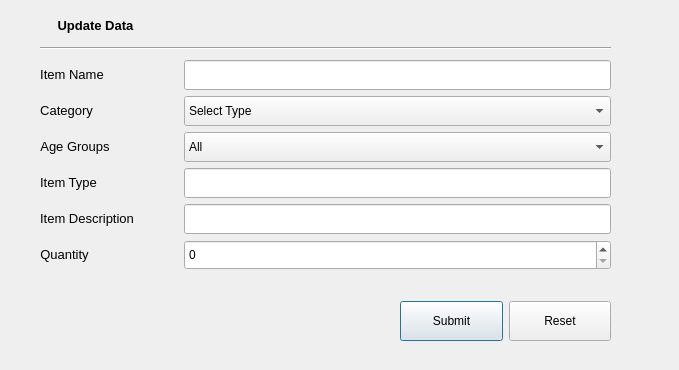
<?xml version="1.0" encoding="UTF-8"?>
<ui version="4.0">
 <class>UpdateSupplyDataPopup</class>
 <widget class="QDialog" name="UpdateSupplyDataPopup">
  <property name="geometry">
   <rect>
    <x>0</x>
    <y>0</y>
    <width>679</width>
    <height>370</height>
   </rect>
  </property>
  <property name="windowTitle">
   <string>Dialog</string>
  </property>
  <widget class="QWidget" name="layoutWidget">
   <property name="geometry">
    <rect>
     <x>40</x>
     <y>60</y>
     <width>571</width>
     <height>217</height>
    </rect>
   </property>
   <layout class="QFormLayout" name="formLayout">
    <property name="horizontalSpacing">
     <number>50</number>
    </property>
    <item row="0" column="0">
     <widget class="QLabel" name="label_item_name">
      <property name="minimumSize">
       <size>
        <width>0</width>
        <height>30</height>
       </size>
      </property>
      <property name="text">
       <string>&lt;html&gt;&lt;head/&gt;&lt;body&gt;&lt;p align=&quot;center&quot;&gt;&lt;span style=&quot; font-size:10pt;&quot;&gt;Item Name&lt;/span&gt;&lt;/p&gt;&lt;/body&gt;&lt;/html&gt;</string>
      </property>
     </widget>
    </item>
    <item row="0" column="1">
     <widget class="QLineEdit" name="lineEdit_item_name">
      <property name="minimumSize">
       <size>
        <width>0</width>
        <height>30</height>
       </size>
      </property>
     </widget>
    </item>
    <item row="1" column="0">
     <widget class="QLabel" name="label_category">
      <property name="minimumSize">
       <size>
        <width>0</width>
        <height>30</height>
       </size>
      </property>
      <property name="text">
       <string>&lt;html&gt;&lt;head/&gt;&lt;body&gt;&lt;p align=&quot;center&quot;&gt;&lt;span style=&quot; font-size:10pt;&quot;&gt;Category&lt;/span&gt;&lt;/p&gt;&lt;/body&gt;&lt;/html&gt;</string>
      </property>
     </widget>
    </item>
    <item row="1" column="1">
     <widget class="QComboBox" name="comboBox_category">
      <property name="minimumSize">
       <size>
        <width>0</width>
        <height>30</height>
       </size>
      </property>
      <item>
       <property name="text">
        <string>Select Type</string>
       </property>
      </item>
      <item>
       <property name="text">
        <string>Regular</string>
       </property>
      </item>
      <item>
       <property name="text">
        <string>Medical</string>
       </property>
      </item>
     </widget>
    </item>
    <item row="4" column="0">
     <widget class="QLabel" name="label_item_description">
      <property name="minimumSize">
       <size>
        <width>0</width>
        <height>30</height>
       </size>
      </property>
      <property name="text">
       <string>&lt;html&gt;&lt;head/&gt;&lt;body&gt;&lt;p align=&quot;center&quot;&gt;&lt;span style=&quot; font-size:10pt;&quot;&gt;Item Description&lt;/span&gt;&lt;/p&gt;&lt;/body&gt;&lt;/html&gt;</string>
      </property>
     </widget>
    </item>
    <item row="4" column="1">
     <widget class="QLineEdit" name="lineEdit_item_description">
      <property name="minimumSize">
       <size>
        <width>0</width>
        <height>30</height>
       </size>
      </property>
     </widget>
    </item>
    <item row="5" column="0">
     <widget class="QLabel" name="label_quantity">
      <property name="minimumSize">
       <size>
        <width>0</width>
        <height>30</height>
       </size>
      </property>
      <property name="text">
       <string>&lt;html&gt;&lt;head/&gt;&lt;body&gt;&lt;p align=&quot;center&quot;&gt;&lt;span style=&quot; font-size:10pt;&quot;&gt;Quantity&lt;/span&gt;&lt;/p&gt;&lt;/body&gt;&lt;/html&gt;</string>
      </property>
     </widget>
    </item>
    <item row="5" column="1">
     <widget class="QSpinBox" name="spinBox_quantity">
      <property name="minimumSize">
       <size>
        <width>0</width>
        <height>30</height>
       </size>
      </property>
      <property name="maximum">
       <number>1000</number>
      </property>
     </widget>
    </item>
    <item row="2" column="0">
     <widget class="QLabel" name="label_age_groups">
      <property name="minimumSize">
       <size>
        <width>0</width>
        <height>30</height>
       </size>
      </property>
      <property name="text">
       <string>&lt;html&gt;&lt;head/&gt;&lt;body&gt;&lt;p align=&quot;center&quot;&gt;&lt;span style=&quot; font-size:10pt;&quot;&gt;Age Groups&lt;/span&gt;&lt;/p&gt;&lt;/body&gt;&lt;/html&gt;</string>
      </property>
     </widget>
    </item>
    <item row="3" column="0">
     <widget class="QLabel" name="label_item_type">
      <property name="minimumSize">
       <size>
        <width>0</width>
        <height>30</height>
       </size>
      </property>
      <property name="text">
       <string>&lt;html&gt;&lt;head/&gt;&lt;body&gt;&lt;p align=&quot;center&quot;&gt;&lt;span style=&quot; font-size:10pt;&quot;&gt;Item Type&lt;/span&gt;&lt;/p&gt;&lt;/body&gt;&lt;/html&gt;</string>
      </property>
     </widget>
    </item>
    <item row="2" column="1">
     <widget class="QComboBox" name="comboBox_age_group">
      <property name="minimumSize">
       <size>
        <width>0</width>
        <height>30</height>
       </size>
      </property>
      <item>
       <property name="text">
        <string>All</string>
       </property>
      </item>
      <item>
       <property name="text">
        <string>Below 6</string>
       </property>
      </item>
      <item>
       <property name="text">
        <string>Below 15</string>
       </property>
      </item>
     </widget>
    </item>
    <item row="3" column="1">
     <widget class="QLineEdit" name="lineEdit_item_type">
      <property name="minimumSize">
       <size>
        <width>0</width>
        <height>30</height>
       </size>
      </property>
     </widget>
    </item>
   </layout>
  </widget>
  <widget class="QWidget" name="layoutWidget_2">
   <property name="geometry">
    <rect>
     <x>400</x>
     <y>300</y>
     <width>211</width>
     <height>42</height>
    </rect>
   </property>
   <layout class="QHBoxLayout" name="horizontalLayout">
    <item>
     <widget class="QPushButton" name="pushButton_submit">
      <property name="minimumSize">
       <size>
        <width>0</width>
        <height>40</height>
       </size>
      </property>
      <property name="text">
       <string>Submit</string>
      </property>
     </widget>
    </item>
    <item>
     <widget class="QPushButton" name="pushButton_reset">
      <property name="minimumSize">
       <size>
        <width>0</width>
        <height>40</height>
       </size>
      </property>
      <property name="text">
       <string>Reset</string>
      </property>
     </widget>
    </item>
   </layout>
  </widget>
  <widget class="QLabel" name="label_5">
   <property name="geometry">
    <rect>
     <x>30</x>
     <y>10</y>
     <width>131</width>
     <height>31</height>
    </rect>
   </property>
   <property name="text">
    <string>&lt;html&gt;&lt;head/&gt;&lt;body&gt;&lt;p align=&quot;center&quot;&gt;&lt;span style=&quot; font-size:10pt; font-weight:600;&quot;&gt;Update Data&lt;/span&gt;&lt;/p&gt;&lt;/body&gt;&lt;/html&gt;</string>
   </property>
  </widget>
  <widget class="Line" name="line">
   <property name="geometry">
    <rect>
     <x>40</x>
     <y>40</y>
     <width>571</width>
     <height>16</height>
    </rect>
   </property>
   <property name="orientation">
    <enum>Qt::Horizontal</enum>
   </property>
  </widget>
 </widget>
 <tabstops>
  <tabstop>lineEdit_item_name</tabstop>
  <tabstop>comboBox_category</tabstop>
  <tabstop>comboBox_age_group</tabstop>
  <tabstop>lineEdit_item_type</tabstop>
  <tabstop>lineEdit_item_description</tabstop>
  <tabstop>spinBox_quantity</tabstop>
  <tabstop>pushButton_submit</tabstop>
  <tabstop>pushButton_reset</tabstop>
 </tabstops>
 <resources/>
 <connections/>
</ui>
